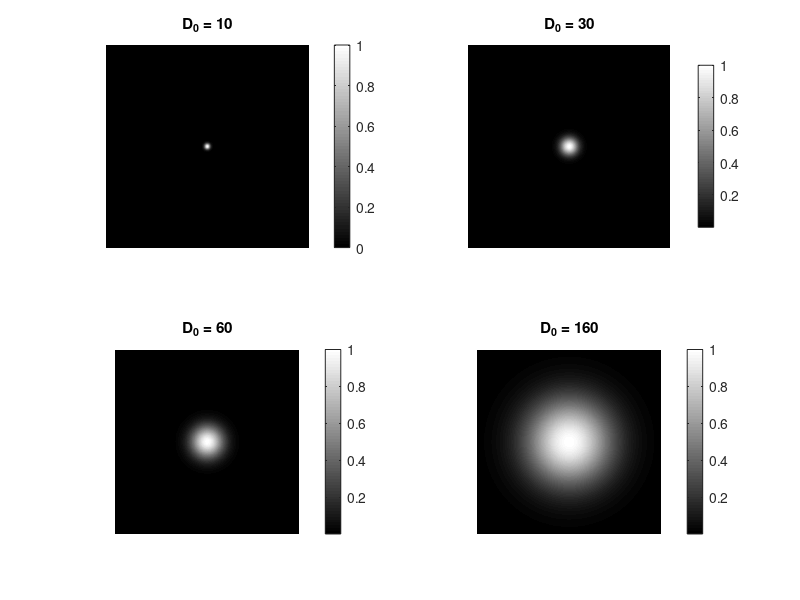

The MATLAB source for this figure: (Note: this script raises an error after producing the figure.)
close all; clear; clc;

% Read all images in current folder
 D0_list = [10, 30, 60, 160];

M = 1000;
N = M;

u = 0:M-1;
v = 0:N-1;
u = ifftshift(u - floor(M/2));
v = ifftshift(v - floor(N/2));
[V, U] = meshgrid(v, u);
D = sqrt(U.^2 + V.^2);


% --- Save filter matrices ---
if ~exist('GaussianFilter', 'dir')
    mkdir('GaussianFilter');
end
for f = 1:length(D0_list)
    D0 = D0_list(f);
    H = exp(-(D .^ 2) / (2 * D0^2));
    save(fullfile('GaussianFilter', sprintf('GaussianFilter_D0_%d.mat', D0)), 'H', 'D0');
end

% --- 2D image display ---
figure('Name', '2D Gaussian Masks');
for f = 1:length(D0_list)
    D0 = D0_list(f);
    H = exp(-(D .^ 2) / (2 * D0^2));

    subplot(2, 2, f);
    imshow(fftshift(H), []);
    title(sprintf('D_0 = %d', D0));
    colorbar;
end
sgtitle('Gaussian Lowpass Filter Masks (2D)');
save_figure('GaussianMask_2D');

% --- 1D profile (center row) ---
figure('Name', '1D Gaussian Profiles');
center = floor(M/2) + 1;
freq_axis = -floor(M/2) : floor(M/2)-1;

for f = 1:length(D0_list)
    D0 = D0_list(f);
    H = exp(-(D .^ 2) / (2 * D0^2));
    H_shifted = fftshift(H);
    profile = H_shifted(center, :);

    subplot(2, 2, f);
    plot(freq_axis, profile, 'LineWidth', 1.5);
    xlabel('Frequency u');
    ylabel('H(u, v=0)');
    title(sprintf('D_0 = %d', D0));
    xlim([freq_axis(1) freq_axis(end)]);
    ylim([0 1.05]);
    grid on;
end
sgtitle('Gaussian Lowpass Filter Profiles (center row)');
save_figure('GaussianMask_1D');
